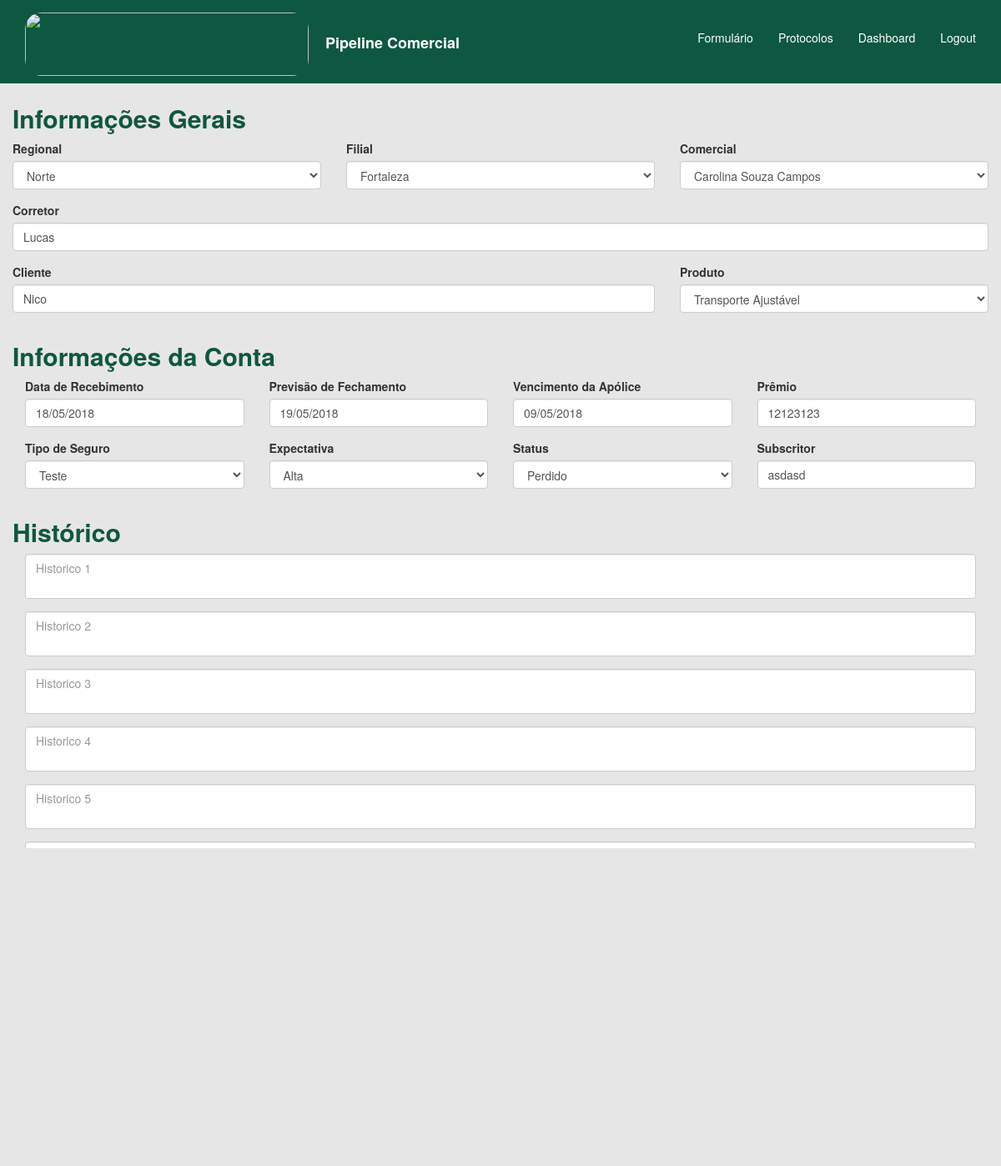
Screenshot of /home/6/ with the database file from the repository.
### home/models.py (models this page shows)
class Regional(models.Model):
    regional = models.CharField(max_length=200)
    def __str__(self):
        return self.regional

class Filial(models.Model):
    filial = models.CharField(max_length=200)
    def __str__(self):
        return self.filial

class Comercial(models.Model):
    comercial = models.CharField(max_length=200)
    def __str__(self):
        return self.comercial

class Protocolos(models.Model):
    regional = models.ForeignKey(Regional, on_delete=models.CASCADE)
    filial = models.ForeignKey(Filial, on_delete=models.CASCADE)
    comercial = models.ForeignKey(Comercial, on_delete=models.CASCADE)
    corretor = models.CharField(max_length=250)
    primeira_cotacao = models.BooleanField()
    produto = models.ForeignKey(Produto, on_delete=models.CASCADE)
    cliente = models.CharField(max_length=250)
    premio = models.IntegerField()
    ultima_alteracao = models.DateField(auto_now=True)
    recebimento = models.DateField()
    vencimento = models.DateField()
    fechamento = models.DateField()
    tipo_de_seguro = models.ForeignKey(TipodeSeguro, on_delete=models.CASCADE)
    expectativa = models.ForeignKey(Expectativa, on_delete=models.CASCADE)
    status = models.ForeignKey(Status, on_delete=models.CASCADE)
    subscritor = models.CharField(max_length=250)
    motivo_perda = models.ForeignKey(MotivoPerda, on_delete=models.CASCADE, null=True, blank=True)
    comentario_perda = models.CharField(max_length=250, null=True, blank=True)
    historico_1 = models.CharField(max_length=4000, null=True, blank=True)
    historico_2 = models.CharField(max_length=4000, null=True, blank=True)
    historico_3 = models.CharField(max_length=4000, null=True, blank=True)
    historico_4 = models.CharField(max_length=4000, null=True, blank=True)
    historico_5 = models.CharField(max_length=4000, null=True, blank=True)
    historico_6 = models.CharField(max_length=4000, null=True, blank=True)
    historico_7 = models.CharField(max_length=4000, null=True, blank=True)
    historico_8 = models.CharField(max_length=4000, null=True, blank=True)
    historico_9 = models.CharField(max_length=4000, null=True, blank=True)
    historico_10 = models.CharField(max_length=4000, null=True, blank=True)

class Produto(models.Model):
    produto = models.CharField(max_length=200)
    def __str__(self):
        return self.produto

class Expectativa(models.Model):
    expectativa = models.CharField(max_length=200)
    def __str__(self):
        return self.expectativa

class Status(models.Model):
    status = models.CharField(max_length=200)
    def __str__(self):
        return self.status

### home/views.py (the view)
# urls.py: url(r'^(?P<pk>\d+)/$', views.consulta, name='consulta'),
def consulta(request, pk):
    consulta = Protocolos.objects.get(pk=pk)
    form = PipelineComercial(initial={
        'regional': consulta.regional,
        'filial': consulta.filial,
        'comercial': consulta.comercial,
        'corretor': consulta.corretor,
        'cliente': consulta.cliente,
        'produto': consulta.produto,
        'recebimento': consulta.recebimento.strftime('%d/%m/%Y'),
        'fechamento': consulta.fechamento.strftime('%d/%m/%Y'),
        'vencimento': consulta.vencimento.strftime('%d/%m/%Y'),
        'premio': consulta.premio,
        'tipo_de_seguro': consulta.tipo_de_seguro,
        'expectativa': consulta.expectativa,
        'status': consulta.status,
        'subscritor': consulta.subscritor,
        'historico_1': consulta.historico_1,
        'historico_2': consulta.historico_2,
        'historico_3': consulta.historico_3,
        'historico_4': consulta.historico_4,
        'historico_5': consulta.historico_5,
        'historico_6': consulta.historico_6,
        'historico_7': consulta.historico_7,
        'historico_8': consulta.historico_8,
        'historico_9': consulta.historico_9,
        'historico_10': consulta.historico_10,
        })
    return render(request, 'home/home_base.html', {'form': form})

### home/models.py (called while the page is built)
    def __str__(self):
        return self.tipo

### templates/home/home_base.html (shortened to what this page needs)
<!DOCTYPE html>
    <html lang="pt">
        {% block content %}
        <head>
            <link rel="stylesheet" href="https://maxcdn.bootstrapcdn.com/bootstrap/3.3.7/css/bootstrap.css">
            <link rel="stylesheet" href="https://cdnjs.cloudflare.com/ajax/libs/bootstrap-datepicker/1.4.1/css/bootstrap-datepicker3.css"/>
        </head>
        <body>
            <div class="container-fluid" style="background-color: #0e5741">
                <nav class="navbar navbar-default" style="background-color: #0e5741;border-color: #0e5741; border-width: 0px">
                    <div class="container-fluid">
                        {% load static %}
                        <a class="navbar-brand" href="{% url 'home' %}" style="text-decoration: none"><img src="https://www.berkley.com.br/Institucional/img/logo.png" style="display: inline-block;border-radius: 20px" alt="" width="340" height="76"><strong style="color: #ffffff"><p style="display: inline-block;  margin-left:20px">Pipeline Comercial</p></strong></a
                        <div id="navbar" class="navbar-collapse collapse" aria-expanded="false" style="border-width: 0px";>
                            <ul class="nav navbar-nav navbar-right" style="padding-top: 10px">
                                <li class="active">
                                    <a href="{% url 'home' %}" style="background-color: #0e5741"><p style="padding-top: 10px; color: #ffffff">Formulário</p></a>
                                <li class="active">
                                    <a href="{% url 'protocolos' %}" style="background-color: #0e5741"><p style="padding-top: 10px; color: #ffffff">Protocolos</p></a>
                                <li class="active">
                                    <a href="{% url 'protocolos' %}" style="background-color: #0e5741"><p style="padding-top: 10px; color: #ffffff">Dashboard</p></a>
                                <li class="active">
                                    <a href="{% url 'logout' %}" style="background-color: #0e5741"><p style="padding-top: 10px; color: #ffffff">Logout</p></a>
                                </li>
                            </ul>
                        </div>
                    </div>
                    {% include 'home/includes/home_include_form.html' %}
        </body>
        {% endblock %}
    </html>

### templates/home/includes/home_include_form.html (shortened to what this page needs)
{% block content %}
        <div class="row">
            <form method="post" action={% url 'home' %} xmlns="http://www.w3.org/1999/html">
                <div class="col-sm-12" style="background-color: #e6e6e6; padding-top: 5px; padding-bottom: 10px">
                        <div class="col-sm-12">
                            <h2 class="display-1" style="color: #0e5741"> <strong>Informações Gerais</strong> </h2>
                            <div class="row">
                                <div class="col-sm-4">
                                    <div class="form-group">
                                        <label for="">Regional</label>
                                        <div>
                                            {{ form.regional }}
                                        </div>
                                    </div>
                                </div>
                                <div class="col-sm-4">
                                    <div class="form-group">
                                        <label for="">Filial</label>
                                        <div>
                                            {{ form.filial }}
                                        </div>
                                    </div>
                                </div>
                                <div class="col-sm-4">
                                    <div class="form-group">
                                        <label for="">Comercial</label>
                                        <div>
                                            {{ form.comercial }}
                                        </div>
                                    </div>
                                </div>
                            </div>
                            <div class="row">
                                <div class="col-sm-12">
                                    <div class="form-group">
                                        <label for="">Corretor</label>
                                        <div>
                                            {{ form.corretor }}
                                        </div>
                                    </div>
                                </div>
                                <div class="col-sm-8">
                                    <div class="form-group">
                                        <label for="">Cliente</label>
                                        <div>
                                            {{ form.cliente }}
                                        </div>
                                    </div>
                                </div>
                                <div class="col-sm-4">
                                    <div class="form-group">
                                        <label for="">Produto</label>
                                        <div>
                                            {{ form.produto }}
                                        </div>
                                    </div>
                                </div>
                            </div>
                        </div>
                        <div class="col-sm-12">
                            <h2 class="display-1" style="color: #0e5741"> <strong>Informações da Conta</strong> </h2>
                                <div class="col-sm-3">
                                    <div class="form-group">
                                        <label for="">Data de Recebimento</label>
                                        <div>
                                            {{ form.recebimento }}
                                        </div>
                                    </div>
                                </div>
                                <div class="col-sm-3">
                                    <div class="form-group">
                                        <label for="">Previsão de Fechamento</label>
                                        <div>
                                            {{ form.fechamento }}
                                        </div>
                                    </div>
                                </div>
                                <div class="col-sm-3">
                                    <div class="form-group">
                                        <label for="">Vencimento da Apólice</label>
                                        <div>
                                            {{ form.vencimento }}
                                        </div>
                                    </div>
                                </div>
                                <div class="col-sm-3">
                                    <div class="form-group">
                                        <label for="">Prêmio</label>
                                        <div>
                                            {{ form.premio }}
                                        </div>
                                    </div>
                                </div>
                                <div class="col-sm-3">
                                    <div class="form-group">
                                        <label for="">Tipo de Seguro</label>
                                        <div>
                                            {{ form.tipo_de_seguro }}
                                        </div>
                                    </div>
                                </div>
                                <div class="col-sm-3">
                                    <div class="form-group">
                                        <label for="">Expectativa</label>
                                        <div>
                                            {{ form.expectativa }}
                                        </div>
                                    </div>
                                </div>
                                <div class="col-sm-3">
                                    <div class="form-group">
                                        <label for="">Status</label>
                                        <div>
                                            {{ form.status }}
                                        </div>
                                    </div>
                                </div>
                                <div class="col-sm-3">
                                    <div class="form-group">
                                        <label for="">Subscritor</label>
                                        <div>
                                            {{ form.subscritor }}
                                        </div>
                                    </div>
                                </div>
                            </div>
                    <div class="col-sm-12">
                            <h2 class="display-1" style="color: #0e5741"> <strong>Histórico</strong> </h2>
                            <div class="col-sm-12">
                                <div class="form-group">
                                    {{ form.historico_1 }}
                                </div>
                            </div>
                            <div class="col-sm-12">
                                <div class="form-group">
                                    {{ form.historico_2 }}
                                </div>
                            </div>
                            <div class="col-sm-12">
                                <div class="form-group">
                                    {{ form.historico_3 }}
                                </div>
                            </div>
                            <div class="col-sm-12">
                                <div class="form-group">
                                    {{ form.historico_4 }}
                                </div>
                            </div><div class="col-sm-12">
                                <div class="form-group">
                                    {{ form.historico_5 }}
                                </div>
                            </div>
                            <div class="col-sm-12">
                                <div class="form-group">
                                    {{ form.historico_6 }}
                                </div>
                            </div>
                            <div class="col-sm-12">
                                <div class="form-group">
                                    {{ form.historico_7 }}
                                </div>
                            </div>
                            <div class="col-sm-12">
                                <div class="form-group">
                                    {{ form.historico_8 }}
                                </div>
                            </div>
                            <div class="col-sm-12">
                                <div class="form-group">
                                    {{ form.historico_9 }}
                                </div>
                            </div>
                            <div class="col-sm-12">
                                <div class="form-group">
                                    {{ form.historico_10 }}
                                </div>
                            </div>
                    </div>
                    <div class="row">
                        <div class="col-sm-12">
                            <input type="submit" name="salvar" style="background-color: #ff9900" class="btn btn-outline-secondary btn-block" value="Salvar"/>
                        </div>
                    </div>
                </div>
            </form>
        </div>
{% endblock %}

### rows the page displays
Regional: regional "Norte"
Filial: filial "Fortaleza"
Comercial: comercial "Carolina Souza Campos"
Protocolos: corretor "Lucas", cliente "Nico", recebimento "18/05/2018", fechamento "19/05/2018", vencimento "09/05/2018", premio "12123123", tipo_de_seguro "Teste", subscritor "asdasd"
Produto: produto "Transporte Ajustável"
Expectativa: expectativa "Alta"
Status: status "Perdido"
